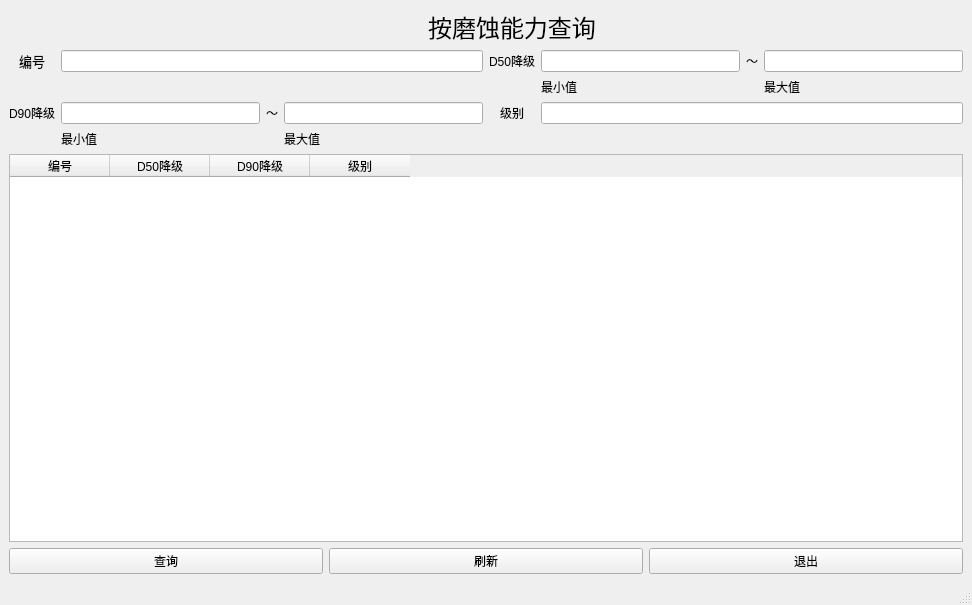
<?xml version="1.0" encoding="UTF-8"?>
<ui version="4.0">
 <class>MainWindow</class>
 <widget class="QMainWindow" name="MainWindow">
  <property name="geometry">
   <rect>
    <x>0</x>
    <y>0</y>
    <width>972</width>
    <height>605</height>
   </rect>
  </property>
  <property name="windowTitle">
   <string>MainWindow</string>
  </property>
  <widget class="QWidget" name="centralwidget">
   <layout class="QGridLayout" name="gridLayout_2">
    <item row="0" column="0">
     <layout class="QGridLayout" name="gridLayout">
      <item row="0" column="3" colspan="3">
       <widget class="QLabel" name="label">
        <property name="text">
         <string>&lt;html&gt;&lt;head/&gt;&lt;body&gt;&lt;p align=&quot;center&quot;&gt;&lt;span style=&quot; font-size:18pt;&quot;&gt;按磨蚀能力查询&lt;/span&gt;&lt;/p&gt;&lt;/body&gt;&lt;/html&gt;</string>
        </property>
       </widget>
      </item>
      <item row="1" column="0">
       <widget class="QLabel" name="label_2">
        <property name="text">
         <string>&lt;html&gt;&lt;head/&gt;&lt;body&gt;&lt;p align=&quot;center&quot;&gt;&lt;span style=&quot; font-size:10pt;&quot;&gt;编号&lt;/span&gt;&lt;/p&gt;&lt;/body&gt;&lt;/html&gt;</string>
        </property>
       </widget>
      </item>
      <item row="1" column="1" colspan="3">
       <widget class="QLineEdit" name="inbh"/>
      </item>
      <item row="1" column="4">
       <widget class="QLabel" name="label_4">
        <property name="text">
         <string>&lt;html&gt;&lt;head/&gt;&lt;body&gt;&lt;p align=&quot;center&quot;&gt;D50降级&lt;/p&gt;&lt;/body&gt;&lt;/html&gt;</string>
        </property>
       </widget>
      </item>
      <item row="1" column="5">
       <widget class="QLineEdit" name="in50min"/>
      </item>
      <item row="1" column="6">
       <widget class="QLabel" name="label_8">
        <property name="text">
         <string>&lt;html&gt;&lt;head/&gt;&lt;body&gt;&lt;p align=&quot;center&quot;&gt;～&lt;/p&gt;&lt;/body&gt;&lt;/html&gt;</string>
        </property>
       </widget>
      </item>
      <item row="1" column="7">
       <widget class="QLineEdit" name="in50max"/>
      </item>
      <item row="2" column="5">
       <widget class="QLabel" name="label_9">
        <property name="text">
         <string>最小值</string>
        </property>
       </widget>
      </item>
      <item row="2" column="7">
       <widget class="QLabel" name="label_10">
        <property name="text">
         <string>最大值</string>
        </property>
       </widget>
      </item>
      <item row="3" column="0">
       <widget class="QLabel" name="label_6">
        <property name="text">
         <string>&lt;html&gt;&lt;head/&gt;&lt;body&gt;&lt;p align=&quot;center&quot;&gt;D90降级&lt;/p&gt;&lt;/body&gt;&lt;/html&gt;</string>
        </property>
       </widget>
      </item>
      <item row="3" column="1">
       <widget class="QLineEdit" name="in90min"/>
      </item>
      <item row="3" column="2">
       <widget class="QLabel" name="label_16">
        <property name="text">
         <string>～</string>
        </property>
       </widget>
      </item>
      <item row="3" column="3">
       <widget class="QLineEdit" name="in90max"/>
      </item>
      <item row="3" column="4">
       <widget class="QLabel" name="label_3">
        <property name="text">
         <string>&lt;html&gt;&lt;head/&gt;&lt;body&gt;&lt;p align=&quot;center&quot;&gt;级别&lt;/p&gt;&lt;/body&gt;&lt;/html&gt;</string>
        </property>
       </widget>
      </item>
      <item row="3" column="5" colspan="3">
       <widget class="QLineEdit" name="injb"/>
      </item>
      <item row="4" column="1">
       <widget class="QLabel" name="label_14">
        <property name="text">
         <string>最小值</string>
        </property>
       </widget>
      </item>
      <item row="4" column="3">
       <widget class="QLabel" name="label_15">
        <property name="text">
         <string>最大值</string>
        </property>
       </widget>
      </item>
      <item row="5" column="0" colspan="8">
       <widget class="QTableWidget" name="tableWidget">
        <column>
         <property name="text">
          <string>编号</string>
         </property>
        </column>
        <column>
         <property name="text">
          <string>D50降级</string>
         </property>
        </column>
        <column>
         <property name="text">
          <string>D90降级</string>
         </property>
        </column>
        <column>
         <property name="text">
          <string>级别</string>
         </property>
        </column>
       </widget>
      </item>
     </layout>
    </item>
    <item row="1" column="0">
     <layout class="QHBoxLayout" name="horizontalLayout">
      <item>
       <widget class="QPushButton" name="pushButton_go">
        <property name="maximumSize">
         <size>
          <width>645</width>
          <height>16777215</height>
         </size>
        </property>
        <property name="text">
         <string>查询</string>
        </property>
       </widget>
      </item>
      <item>
       <widget class="QPushButton" name="pushButton_new">
        <property name="text">
         <string>刷新</string>
        </property>
       </widget>
      </item>
      <item>
       <widget class="QPushButton" name="pushButton_exit">
        <property name="maximumSize">
         <size>
          <width>645</width>
          <height>16777215</height>
         </size>
        </property>
        <property name="text">
         <string>退出</string>
        </property>
       </widget>
      </item>
     </layout>
    </item>
   </layout>
  </widget>
  <widget class="QMenuBar" name="menubar">
   <property name="geometry">
    <rect>
     <x>0</x>
     <y>0</y>
     <width>972</width>
     <height>34</height>
    </rect>
   </property>
  </widget>
  <widget class="QStatusBar" name="statusbar"/>
 </widget>
 <resources/>
 <connections/>
</ui>
